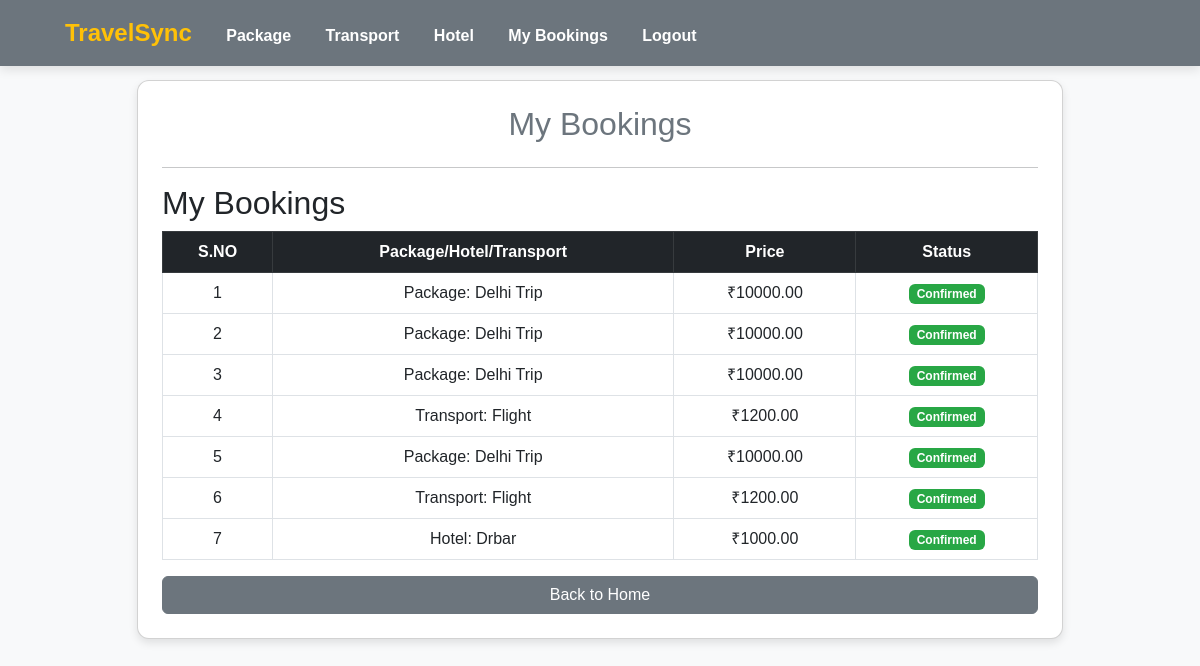
Before: /view-bookings/ (signed in) with the older database file.
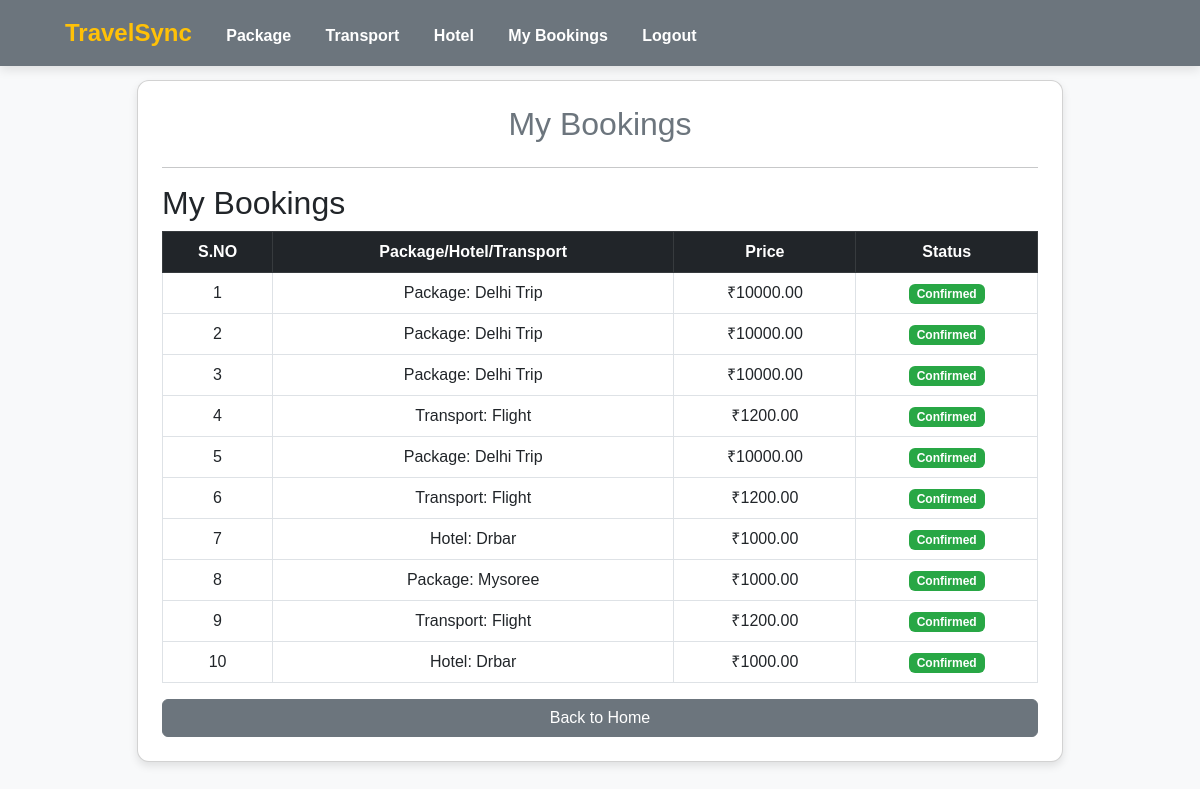
After: the same page with the newer database file.
### app/models.py (models this page shows, shortened)
class Booking(models.Model):
    customer = models.ForeignKey(Customer, on_delete=models.CASCADE)
    tour_package = models.ForeignKey(TourPackage, on_delete=models.SET_NULL, null=True, blank=True)
    hotel = models.ForeignKey(Hotel, on_delete=models.SET_NULL, null=True, blank=True)
    transport = models.ForeignKey(Transport, on_delete=models.SET_NULL, null=True, blank=True)
    status = models.CharField(max_length=20, choices=[("Confirmed", "Confirmed"), ("Pending", "Pending"), ("Cancelled", "Cancelled")], default="Pending")
    booking_date = models.DateTimeField(auto_now_add=True)

class TourPackage(models.Model):
    name = models.CharField(max_length=255)
    destination = models.CharField(max_length=255)
    duration = models.IntegerField(help_text="Duration in days")
    price = models.DecimalField(max_digits=10, decimal_places=2)
    description = models.TextField()
    start_date = models.DateField()
    end_date = models.DateField()
    availability = models.IntegerField(help_text="Number of slots available")
    image = models.ImageField(upload_to='tour_packages/', null=True, blank=True)

class Transport(models.Model):
    TRANSPORT_TYPES = [
        ('Flight', 'Flight'),
        ('Bus', 'Bus'),
        ('Train', 'Train'),
        ('Private Car', 'Private Car'),
    ]
    mode = models.CharField(max_length=50, choices=TRANSPORT_TYPES)
    provider = models.CharField(max_length=255)
    departure = models.DateTimeField()
    arrival = models.DateTimeField()
    price = models.DecimalField(max_digits=10, decimal_places=2)
    availability = models.IntegerField()
    image = models.ImageField(upload_to='transport/', null=True, blank=True)

class Hotel(models.Model):
    name = models.CharField(max_length=255)
    location = models.CharField(max_length=255)
    rating = models.FloatField()
    price_per_night = models.DecimalField(max_digits=10, decimal_places=2)
    available_rooms = models.IntegerField()
    image = models.ImageField(upload_to='hotels/', null=True, blank=True)

### app/views.py (the view)
# urls.py: path('view-bookings/', views.view_bookings, name='view_bookings'),
def view_bookings(request):
    customer = get_logged_in_customer(request)
    if not customer:
        messages.error(request, "You must be logged in to view bookings.")
        return redirect("login")
    bookings = Booking.objects.filter(customer=customer)
    return render(request, "customer/view_bookings.html", {"bookings": bookings})

### app/views.py (called while the page is built)
def get_logged_in_customer(request):
    user_id = request.session.get("user_id")
    if user_id:
        try:
            return Customer.objects.get(id=user_id)
        except Customer.DoesNotExist:
            return None
    return None

### templates/customer/view_bookings.html (shortened to what this page needs)
<!DOCTYPE html>
<html lang="en">
<head>
    <link href="https://cdn.jsdelivr.net/npm/bootstrap@5.3.0/dist/css/bootstrap.min.css" rel="stylesheet">
</head>
<body>
    <nav>
        <div>
            <a href="../customerhome" class="brand">TravelSync</a>
            <a href="../view-tour-packages">Package</a>
            <a href="../view-transports">Transport</a>
            <a href="../view-hotels">Hotel</a>
            <a href="../view-bookings">My Bookings</a>
            <a href="../logout">Logout</a>
        </div>
    </nav>
    <div class="container">
        <div class="row justify-content-center">
            <div class="col-md-10">
                <div class="card p-4">
                    <h2 class="text-center text-secondary">My Bookings</h2>
                    <hr>
                    {% block content %}
                    <h2>My Bookings</h2>
                    {% if bookings %}
                    <table class="table table-bordered bg-white">
                        <thead class="table-dark">
                            <tr>
                                <th>S.NO</th>
                                <th>Package/Hotel/Transport</th>
                                <th>Price</th>
                                <th>Status</th>
                            </tr>
                        </thead>
                        <tbody>
                            {% for booking in bookings %}
                            <tr>
                                <td>{{ forloop.counter }}</td>
                                <td>
                                    {% if booking.tour_package %}
                                        Package: {{ booking.tour_package.name }}
                                    {% elif booking.hotel %}
                                        Hotel: {{ booking.hotel.name }}
                                    {% elif booking.transport %}
                                        Transport: {{ booking.transport.mode }}
                                    {% endif %}
                                </td>
                                <td>₹{% if booking.tour_package %}{{ booking.tour_package.price }}{% elif booking.hotel %}{{ booking.hotel.price_per_night }}{% elif booking.transport %}{{ booking.transport.price }}{% endif %}</td>
                                <td><span class="badge badge-confirmed">Confirmed</span></td>
                            </tr>
                            {% endfor %}
                        </tbody>
                    </table>
                    {% else %}
                    <p class="alert alert-warning">No bookings found.</p>
                    {% endif %}
                    <a href="{% url 'customerhome' %}" class="btn btn-secondary">Back to Home</a>
                    {% endblock %}
                </div>
            </div>
        </div>
    </div>
</body>
</html>

Changed rows visible on the page:
added Booking: tour_package.name "Mysoree", tour_package.price "1000.00"
added Booking: transport.mode "Flight", transport.price "1200.00"
added Booking: hotel.name "Drbar", hotel.price_per_night "1000.00"
